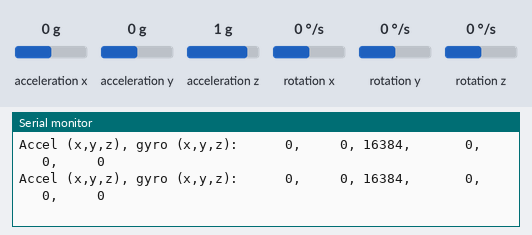
The sketch below on a simulated ESP32. Parts: the last lines printed to the serial monitor. Inputs (shaded band) come from the test bench; at power-on: acceleration x 0 g, acceleration y 0 g, acceleration z 1 g, rotation x 0 °/s, rotation y 0 °/s, rotation z 0 °/s.

Above: at 1.2 s.
1.3 s: acceleration x set to -1.4 g
At 1.9 s:
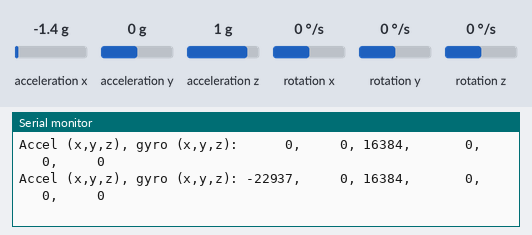
3.5 s: acceleration y set to -1.4 g
At 3.9 s:
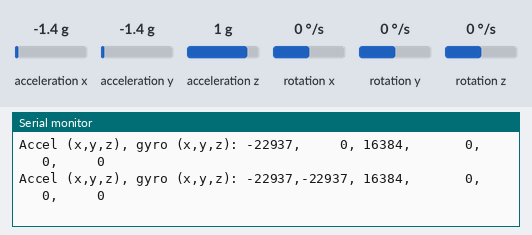
5.5 s: acceleration z set to -1.4 g
At 6.0 s:
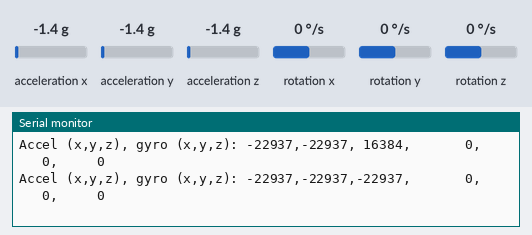
7.5 s: rotation x set to -192 °/s
At 8.0 s:
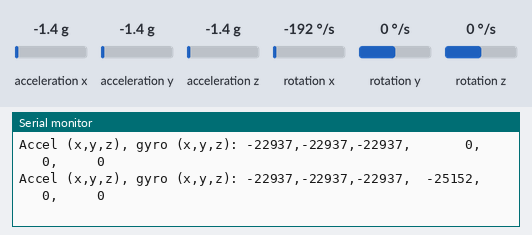
9.5 s: rotation y set to -192 °/s
At 10.0 s:
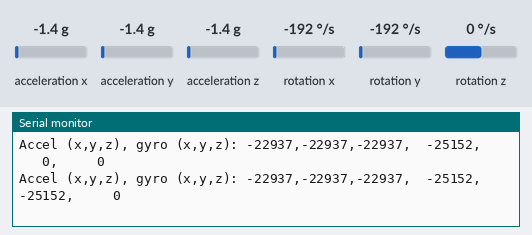
11.5 s: rotation z set to -192 °/s
At 12.0 s:
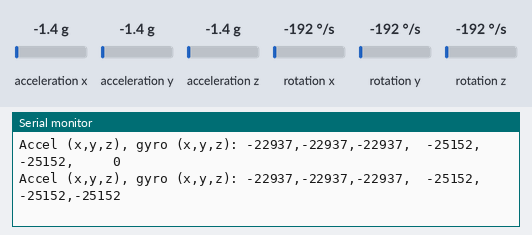

The sketch:

esp32-devkit-arduino-mpu6050.ino
```cpp
#include "Wire.h"
#include "MPU6050.h"

// I2C pins
#define I2C_SDA 33
#define I2C_SCL 32

#define OUTPUT_READABLE_ACCELGYRO

MPU6050 accelgyro;
int16_t ax, ay, az;
int16_t gx, gy, gz;

void setup()
{
  Serial.begin(115200);

  // Initialize I2C
  Wire.begin(I2C_SDA, I2C_SCL, 400000);
  // Initialize MPU6050
  accelgyro.initialize();
  // Verify connection
  if (accelgyro.testConnection())
    Serial.println("MPU6050 connection successful");
  else
    Serial.println("MPU6050 connection failed");
}

void loop()
{
  // Read raw accel/gyro measurements
  accelgyro.getMotion6(&ax, &ay, &az, &gx, &gy, &gz);

  // Print raw accel/gyro measurements
  Serial.printf("Accel (x,y,z), gyro (x,y,z): %6d,%6d,%6d,\t%6d,%6d,%6d\n",
      ax, ay, az, gx, gy, gz);

  delay(500);
}
```

Measured:
- after the input at 1.3 s, the serial monitor: prints a new line after 0.22 s (image 1)
- after the input at 3.5 s, the serial monitor: prints a new line at once (image 2)
- after the input at 5.5 s, the serial monitor: prints a new line after 0.05 s (image 3)
- after the input at 7.5 s, the serial monitor: prints a new line after 0.07 s (image 4)
- after the input at 9.5 s, the serial monitor: prints a new line after 0.09 s (image 5)
- after the input at 11.5 s, the serial monitor: prints a new line after 0.10 s (image 6)
